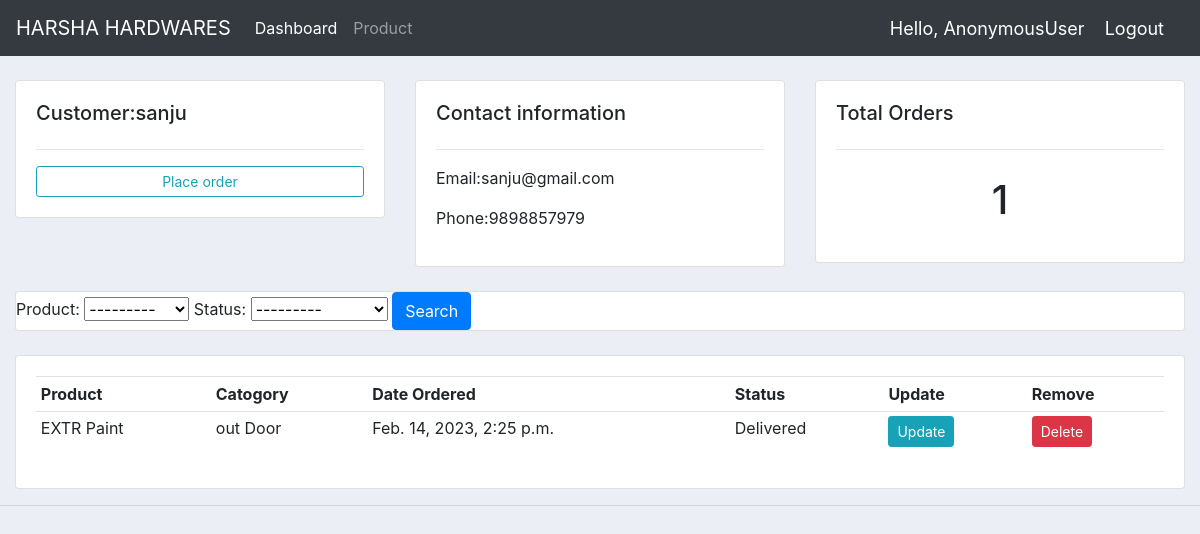
Page /customer/9/ on the committed database.
### login/models.py (models this page shows, shortened)
class customer(models.Model):
    user = models.OneToOneField(User,null=True,on_delete=models.CASCADE)
    name=models.CharField(max_length=200,null=True);
    phone=models.CharField(max_length=200,null=True);
    email=models.EmailField(max_length=200,null=True);
    date_created=models.DateTimeField(auto_now_add=True)

class order(models.Model):
    STATUS=(
           ('Pending','Pending'),
           ('out for delivery','out for delivery'),
           ('Delivered','Delivered'),
           )
    customer=models.ForeignKey(customer,null=True,on_delete=models.SET_NULL)
    product=models.ForeignKey(product,null=True,on_delete=models.SET_NULL)
    Date_created=models.DateTimeField(auto_now_add=True,null=True);
    status=models.CharField(max_length=200,null=True,choices=STATUS)

class product(models.Model):
    CATEGORY=(
        ('Indoor','Indoor'),
        ('out Door','out Door'),
    )
    name=models.CharField(max_length=200,null=True);
    price=models.FloatField(max_length=200,null=True);
    category=models.CharField(max_length=200,null=True,choices=CATEGORY);
    description=models.CharField(max_length=200,null=True,blank=True);
    Date_created=models.DateTimeField(auto_now_add=True,null=True);
    tag=models.ManyToManyField(tag)
    def __str__(self):
        return self.name

### login/views.py (the view)
# urls.py: path('customer/<str:id>/',views.customers,name='customer'),
def customers(request,id):
    customer1 = customer.objects.get(id = id)
    orders1 = customer1.order_set.all()
    order_count=orders1.count()
    myfilter = orderfilter(request.GET,queryset=orders1)
    orders1= myfilter.qs
    context = {'customer1':customer1,'orders1':orders1,'order_count':order_count,'myfilter':myfilter}
    return render(request,'accounts/customer.html',context)

### login/templates/accounts/customer.html
{% extends 'accounts/main.html'%}
{%block content%}
<br>
<div class="row">
        <div class="col-md">
            <div class="card card-body">
                 <h5>Customer:{{customer1.name}}</h5>
                <hr>
                <a class="btn btn-outline-info btn-sm btn-block" href="{%url 'order' customer1.id %}">Place order</a>
            </div>
        </div>
        <div class="col-md">
            <div class="card card-body">
                <h5>Contact information</h5>
                <hr>
                <p>Email:{{customer1.email}}</p>
                <p>Phone:{{customer1.phone}}</p>
            </div>
        </div>
        <div class="col-md">
            <div class="card card-body">
                <h5>Total Orders</h5>
                <hr>
               <h1 style="text-align: center;padding: 10px">{{order_count}}</h1>
            </div>
        </div>
</div>
<br>
<div class="row">
    <div class="col">
        <div class="card card body" >
            <form method="get">
                {{myfilter.form}}
                <button class="btn btn-primary" type="submit">Search</button>
            </form>
            </div>
          </div>
</div>
<br>
<div class="row">
        <div class="col-md">
            <div class="card card-body">
                    <table class="table table-sm">
                        <tr>
                            <th>Product</th>
                            <th>Catogory</th>
                            <th>Date Ordered</th>
                            <th>Status</th>
                            <th>Update</th>
                            <th>Remove</th>
                        </tr>
                            {% for order in orders1 %}
                            <tr>
                              <td>{{order.product}}</td>
                              <td>{{order.product.category}}</td>
                              <td>{{order.Date_created}}</td>
                              <td>{{order.status}}</td>
                              <td><a class="btn btn-sm btn-info" href="{%url 'update_order' order.id %}">Update</a></td>
                              <td><a class="btn btn-sm btn-danger" href="{%url 'delete_order' order.id %}">Delete</a></td>
                            </tr>
                            {% endfor %}
                    </table>
                </div>
            </div>
        </div>
{%endblock%}

### login/templates/accounts/main.html (style rules this page uses)
body { background-color:#ebeff5; }

### rows in the picture
customer: name "sanju", email "sanju@gmail.com", phone "9898857979"
order: product "EXTR Paint", product.category "out Door", Date_created "Feb. 14, 2023, 2:25 p.m.", status "Delivered"

### other values in the picture
{{ request.user }} "AnonymousUser"
{{ order_count }} "1"
